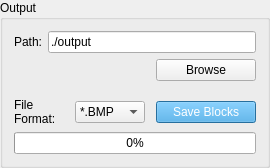
           <widget class="QGroupBox" name="groupBox_output">
            <property name="minimumSize">
             <size>
              <width>0</width>
              <height>160</height>
             </size>
            </property>
            <property name="maximumSize">
             <size>
              <width>270</width>
              <height>180</height>
             </size>
            </property>
            <property name="title">
             <string>Output</string>
            </property>
            <layout class="QVBoxLayout" name="verticalLayout_10">
             <item>
              <layout class="QHBoxLayout" name="horizontalLayout_5">
               <item>
                <widget class="QLabel" name="label_outputPath">
                 <property name="maximumSize">
                  <size>
                   <width>30</width>
                   <height>16777215</height>
                  </size>
                 </property>
                 <property name="text">
                  <string>Path:</string>
                 </property>
                </widget>
               </item>
               <item>
                <widget class="QLineEdit" name="lineEdit_marker_outputDirectory">
                 <property name="text">
                  <string>./output</string>
                 </property>
                 <property name="readOnly">
                  <bool>true</bool>
                 </property>
                </widget>
               </item>
              </layout>
             </item>
             <item>
              <layout class="QHBoxLayout" name="horizontalLayout_4">
               <item>
                <spacer name="horizontalSpacer_2">
                 <property name="orientation">
                  <enum>Qt::Horizontal</enum>
                 </property>
                 <property name="sizeHint" stdset="0">
                  <size>
                   <width>128</width>
                   <height>20</height>
                  </size>
                 </property>
                </spacer>
               </item>
               <item>
                <widget class="QPushButton" name="pushButton_marker_outputDirectory">
                 <property name="sizePolicy">
                  <sizepolicy hsizetype="Fixed" vsizetype="Fixed">
                   <horstretch>0</horstretch>
                   <verstretch>0</verstretch>
                  </sizepolicy>
                 </property>
                 <property name="minimumSize">
                  <size>
                   <width>100</width>
                   <height>0</height>
                  </size>
                 </property>
                 <property name="maximumSize">
                  <size>
                   <width>100</width>
                   <height>16777215</height>
                  </size>
                 </property>
                 <property name="text">
                  <string>Browse</string>
                 </property>
                </widget>
               </item>
              </layout>
             </item>
             <item>
              <spacer name="verticalSpacer_6">
               <property name="orientation">
                <enum>Qt::Vertical</enum>
               </property>
               <property name="sizeType">
                <enum>QSizePolicy::Fixed</enum>
               </property>
               <property name="sizeHint" stdset="0">
                <size>
                 <width>20</width>
                 <height>10</height>
                </size>
               </property>
              </spacer>
             </item>
             <item>
              <spacer name="verticalSpacer_4">
               <property name="orientation">
                <enum>Qt::Vertical</enum>
               </property>
               <property name="sizeHint" stdset="0">
                <size>
                 <width>20</width>
                 <height>4</height>
                </size>
               </property>
              </spacer>
             </item>
             <item>
              <layout class="QHBoxLayout" name="horizontalLayout">
               <item>
                <widget class="QLabel" name="label_outputFormat">
                 <property name="minimumSize">
                  <size>
                   <width>0</width>
                   <height>25</height>
                  </size>
                 </property>
                 <property name="text">
                  <string>File Format:</string>
                 </property>
                 <property name="wordWrap">
                  <bool>true</bool>
                 </property>
                </widget>
               </item>
               <item>
                <widget class="QComboBox" name="comboBox_outputFormat">
                 <property name="minimumSize">
                  <size>
                   <width>70</width>
                   <height>0</height>
                  </size>
                 </property>
                 <item>
                  <property name="text">
                   <string>*.BMP</string>
                  </property>
                 </item>
                 <item>
                  <property name="text">
                   <string>*.TIF</string>
                  </property>
                 </item>
                </widget>
               </item>
               <item>
                <spacer name="horizontalSpacer">
                 <property name="orientation">
                  <enum>Qt::Horizontal</enum>
                 </property>
                 <property name="sizeHint" stdset="0">
                  <size>
                   <width>13</width>
                   <height>20</height>
                  </size>
                 </property>
                </spacer>
               </item>
               <item>
                <widget class="QPushButton" name="pushButton_marker_saveBlocks">
                 <property name="minimumSize">
                  <size>
                   <width>100</width>
                   <height>0</height>
                  </size>
                 </property>
                 <property name="maximumSize">
                  <size>
                   <width>100</width>
                   <height>16777215</height>
                  </size>
                 </property>
                 <property name="autoFillBackground">
                  <bool>false</bool>
                 </property>
                 <property name="styleSheet">
                  <string notr="true">background: rgb(54, 156, 221);
color: white;</string>
                 </property>
                 <property name="text">
                  <string>Save Blocks</string>
                 </property>
                 <property name="checkable">
                  <bool>false</bool>
                 </property>
                </widget>
               </item>
              </layout>
             </item>
             <item>
              <widget class="QProgressBar" name="progressBar_savingBlocks">
               <property name="value">
                <number>0</number>
               </property>
               <property name="alignment">
                <set>Qt::AlignCenter</set>
               </property>
               <property name="invertedAppearance">
                <bool>false</bool>
               </property>
              </widget>
             </item>
            </layout>
           </widget>
